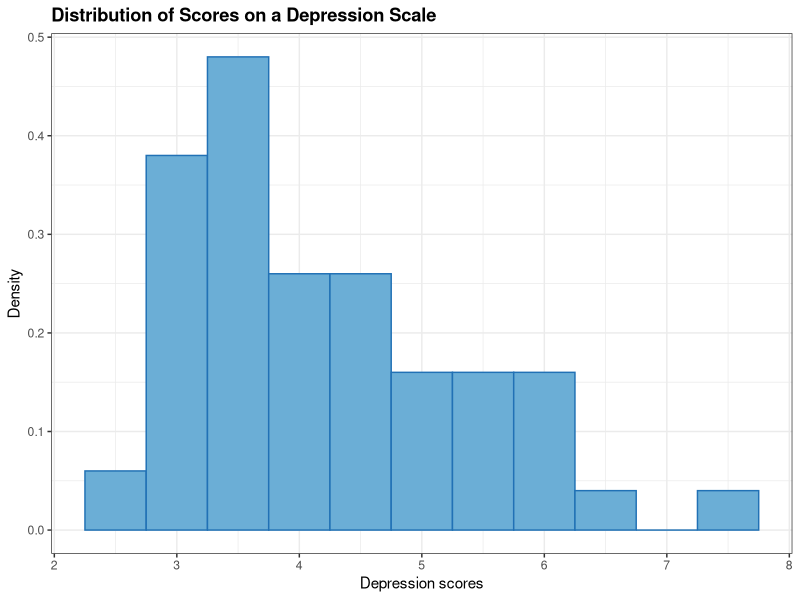
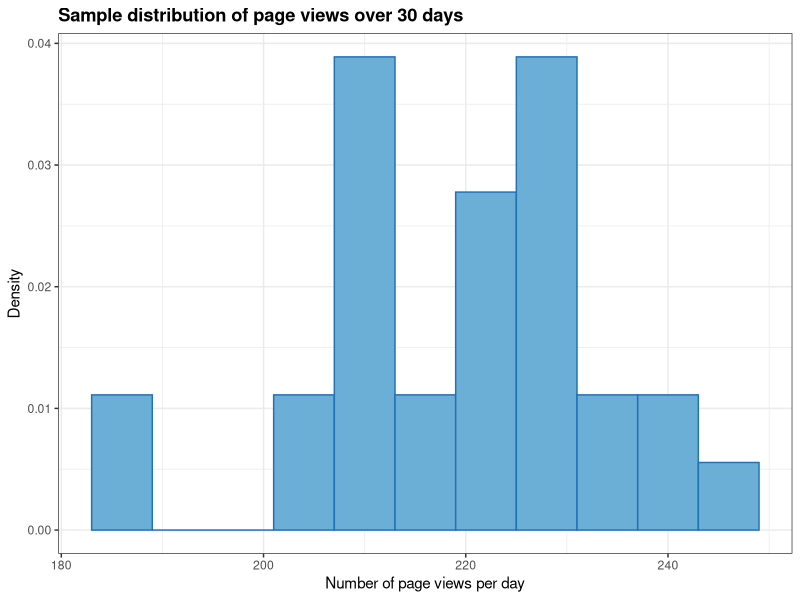
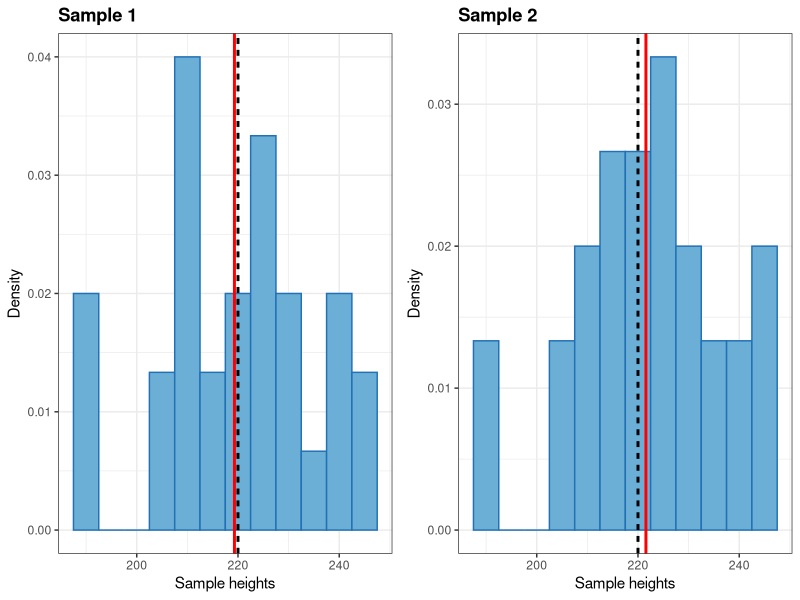

Recreate these plots in R, in order. (Note: this script raises an error after producing the figures.)
## ---- chunk 1
require(fGarch)
set.seed(567)
depression <- rsnorm(100, mean = 4, sd = 1, xi = 3)
## ---- chunk 2
require(ggplot2); require(gridExtra)

barfill <- "#6baed6"
barlines <- "#2171b5"
line1 <- "black"
line2 <- "#FF0000"

g1 <- ggplot(data=as.data.frame(depression), aes(depression)) + 
        geom_histogram(aes(y = ..density..), binwidth = .5, 
                 col = barlines, 
                 fill = barfill) + 
        xlab("Depression scores") + 
        ylab("Density") + 
        theme_bw() + 
        ggtitle("Distribution of Scores on a Depression Scale") + 
        theme(plot.title = element_text(lineheight=.8, face="bold"))
        
print(g1)
## ---- chunk 3
# Setting seed and generating a single sample
set.seed(567)
sample <- rpois(30, lambda = 220)
## ---- chunk 4
# Plotting histogram of sample of daily page views
g1 <- ggplot(data=as.data.frame(sample), aes(sample)) + 
        geom_histogram(aes(y = ..density..), binwidth = 6, 
                 col = barlines, 
                 fill = barfill) + 
        xlab("Number of page views per day") + 
        ylab("Density") + 
        theme_bw() + 
        ggtitle("Sample distribution of page views over 30 days") + 
        theme(plot.title = element_text(lineheight=.8, face="bold"))

print(g1)
## ---- chunk 5
set.seed(567)
r_mn_vector <- NULL
resample_frame <- data.frame(row.names = seq(from = 1, to = 30, by = 1))
for (i in 1 : 1000) {
    s <- sample(sample, 30, replace = TRUE)
    resample_frame <- cbind(resample_frame, s)
    r_mn_vector <- c(r_mn_vector, mean(s))
}

names(resample_frame) <- paste0("n", seq(from = 1, to = 1000, by = 1))
## ---- chunk 6
g6 <- ggplot(data=resample_frame, aes(resample_frame$n1)) + 
        geom_histogram(aes(y = ..density..), 
                       binwidth = 5, fill = barfill, colour = barlines) +
        xlab("Sample heights") +
        ylab("Density") +
        theme_bw() +
        ggtitle("Sample 1") + 
        theme(plot.title = element_text(lineheight=1.1, face="bold"))

mean1 <- data.frame(Means="Theoretical mean", vals = 220)
mean2 <- data.frame(Means="Sample mean", vals = mean(resample_frame$n1))
means <- rbind(mean1, mean2)
                
g6 <- g6 + geom_vline(data=means, aes(xintercept=vals, linetype = Means, 
                             colour = Means), size = 1, show_guide = TRUE) + 
      scale_color_manual(values=c("Theoretical mean" = line1, "Sample mean" = line2)) +
      theme(legend.position="none")
            
g7 <- ggplot(data=resample_frame, aes(resample_frame$n2)) + 
        geom_histogram(aes(y = ..density..), 
                       binwidth = 5, fill = barfill, colour = barlines) +
        xlab("Sample heights") +
        ylab("Density") +
        theme_bw() +
        ggtitle("Sample 2") + 
        theme(plot.title = element_text(lineheight=1.1, face="bold"))

mean1 <- data.frame(Means="Theoretical mean", vals = 220)
mean2 <- data.frame(Means="Sample mean", vals = mean(resample_frame$n2))
means <- rbind(mean1, mean2)
                
g7 <- g7 + geom_vline(data=means, aes(xintercept=vals, linetype = Means, 
                             colour = Means), size = 1, show_guide = TRUE) + 
      scale_color_manual(values=c("Theoretical mean" = line1, "Sample mean" = line2)) +
      theme(legend.position="none")

grid.arrange(g6, g7, nrow = 1, ncol = 2)
## ---- chunk 7
g8 <- ggplot(data=as.data.frame(r_mn_vector), aes(r_mn_vector)) + 
        geom_histogram(aes(y = ..density..), binwidth = 1, 
                 col = barlines, 
                 fill = barfill) + 
        xlab("Mean of each sample") + 
        ylab("Density") + 
        theme_bw() + 
        ggtitle("Distribution of Means of 1,000 Samples") + 
        theme(plot.title = element_text(lineheight=.8, face="bold")) + 
        geom_line(aes(y = ..density.., colour = "Empirical"), stat = "density") + 
        stat_function(fun = dnorm, aes(colour = "Normal"), 
                    arg = list(mean = 220, sd = sd(mn_vector))) + 
        scale_colour_manual(name = "Density", values = c(line1, line2))

print(g8)
